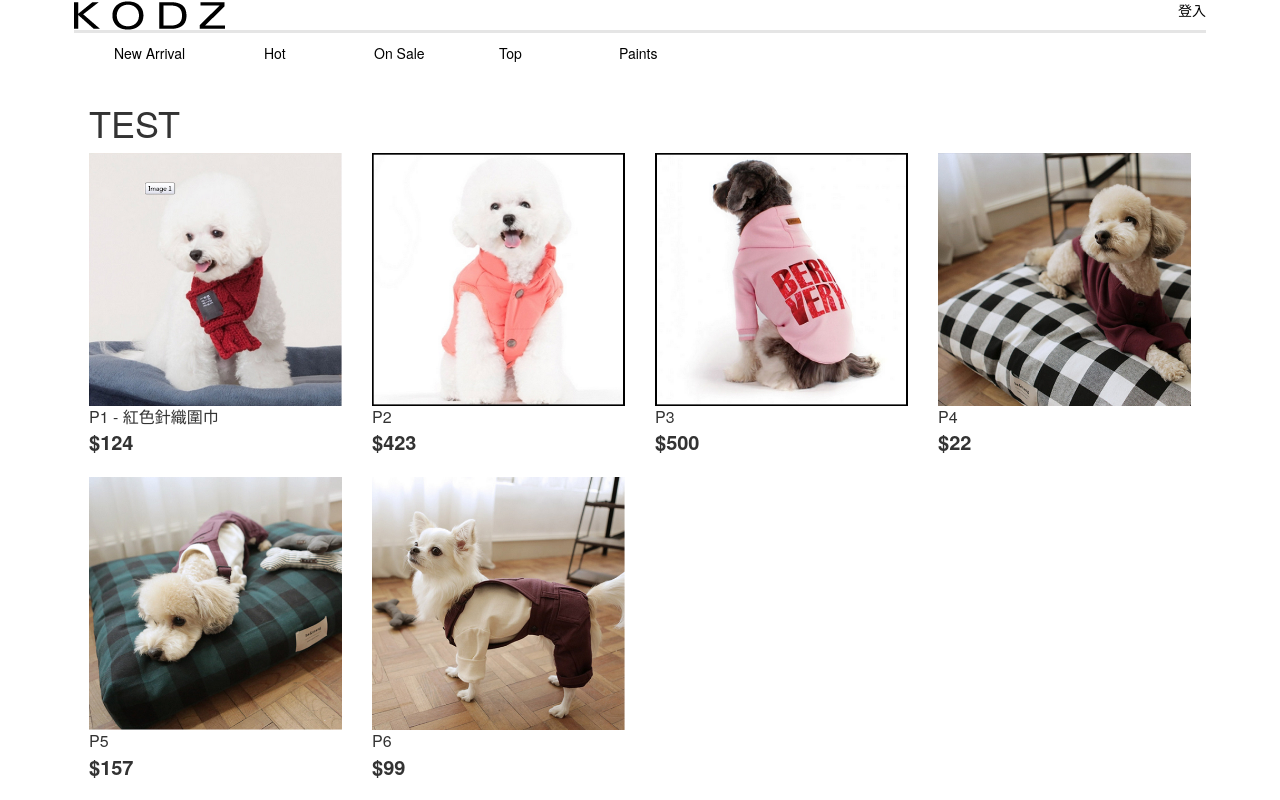
The page / on the database its author committed.
### products/models.py (models this page shows, shortened)
class Product(models.Model):
    name     = models.CharField(max_length=20)
    stock    = models.IntegerField(default=0)
    price    = models.DecimalField(max_digits=4, decimal_places=0)
    date     = models.DateField(default=date.today)
    category = models.ForeignKey(ProductCategory)
    image    = models.ImageField(upload_to='products_images/')

### DSdogs/view.py (the view)
# urls.py: url(r'^$', 'DSdogs.view.index'),
def index(request):
    products = Product.objects.all
    return render_to_response('index.html', locals());

### templates/index.html
{% extends 'base.html' %}
{% block content %}
        <div class="container-fluid">
            <h1>TEST</h1>
            <div class="row">
                {% for p in products %}
                <div class="col-md-3">
                    <img src="{{ p.image.url }}" width="100%">
                    <div class="product-info">
                        <div class="product-name">
                            {{ p.name }}
                        </div>
                        <div class="product-price">
                            ${{ p.price }}
                        </div>
                        <br>
                    </div>
                </div>
                {% endfor %}
            </div>
        </div>
{% endblock %}

### templates/base.html (shortened to what this page needs)
<!DOCTYPE html>
<html lang="en">
<head>
    <link rel="stylesheet" href="https://maxcdn.bootstrapcdn.com/bootstrap/3.3.5/css/bootstrap.min.css">
    <link rel="stylesheet" href="/static/css/DSdogs.css">
</head>
<body>
    <div class="header">
        <div class="logo">
            <a href="/">
            <img src="/static/images/logo.png">
            </a>
        </div>
        <div class="user_login">
            <a href="">登入</a>
        </div>
    </div>
    <div class="line"></div>
    <nav>
        <ul>
        <li style="width:150px"><a href="">New Arrival</a></li>
        <li style="width:110px"><a href="">Hot</a></li>
        <li style="width:125px"><a href="">On Sale</a></li>
        <li style="width:120px"><a href="">Top</a></li>
        <li style="width:120px"><a href="">Paints</a></li>
        </ul>
    </nav>
    {% block content %}{% endblock %}
</body>
</html>

### static/css/DSdogs.css (style rules this page uses)
body { margin:0 auto; width:90%; max-width:1200px; padding:0 10px; overflow:auto; }
a { text-decoration:none; color:black; }
nav { width:1200px; }
ul { list-style-type: none; }
ul li { float: left; }
.logo { float: left; }
.user_login { float: right; }
.line { border-bottom:solid #e5e5e5; }
.product-name { font-size: 16px; }
.product-price { font-size: 20px; font-weight: bold; }

### rows shown on the page
Product: image (picture), name "P1 - 紅色針織圍巾", price "124"
Product: image (picture), name "P2", price "423"
Product: image (picture), name "P3", price "500"
Product: image (picture), name "P4", price "22"
Product: image (picture), name "P5", price "157"
Product: image (picture), name "P6", price "99"
